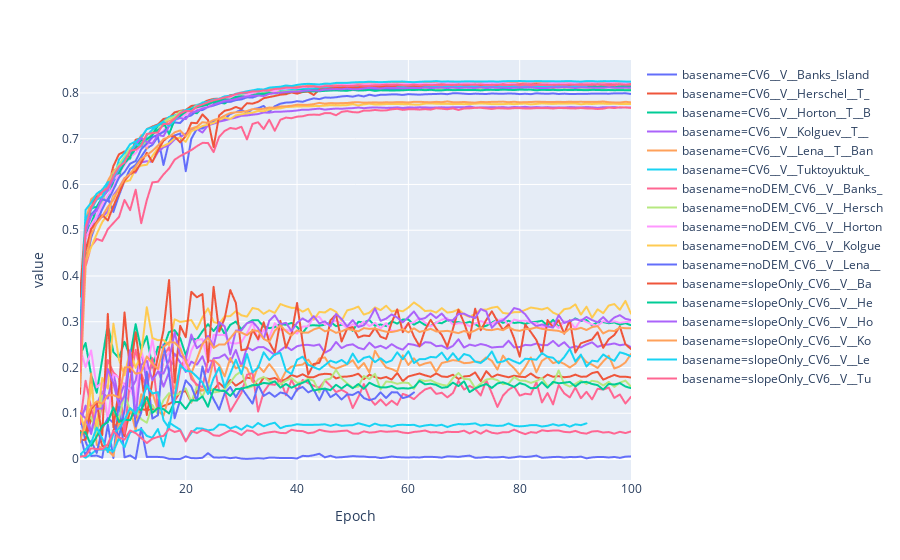

Notebook cell for this chart:
### Code cell
px.line(df_melt, x='Epoch' , y='value' , color='basename', line_group='type')
